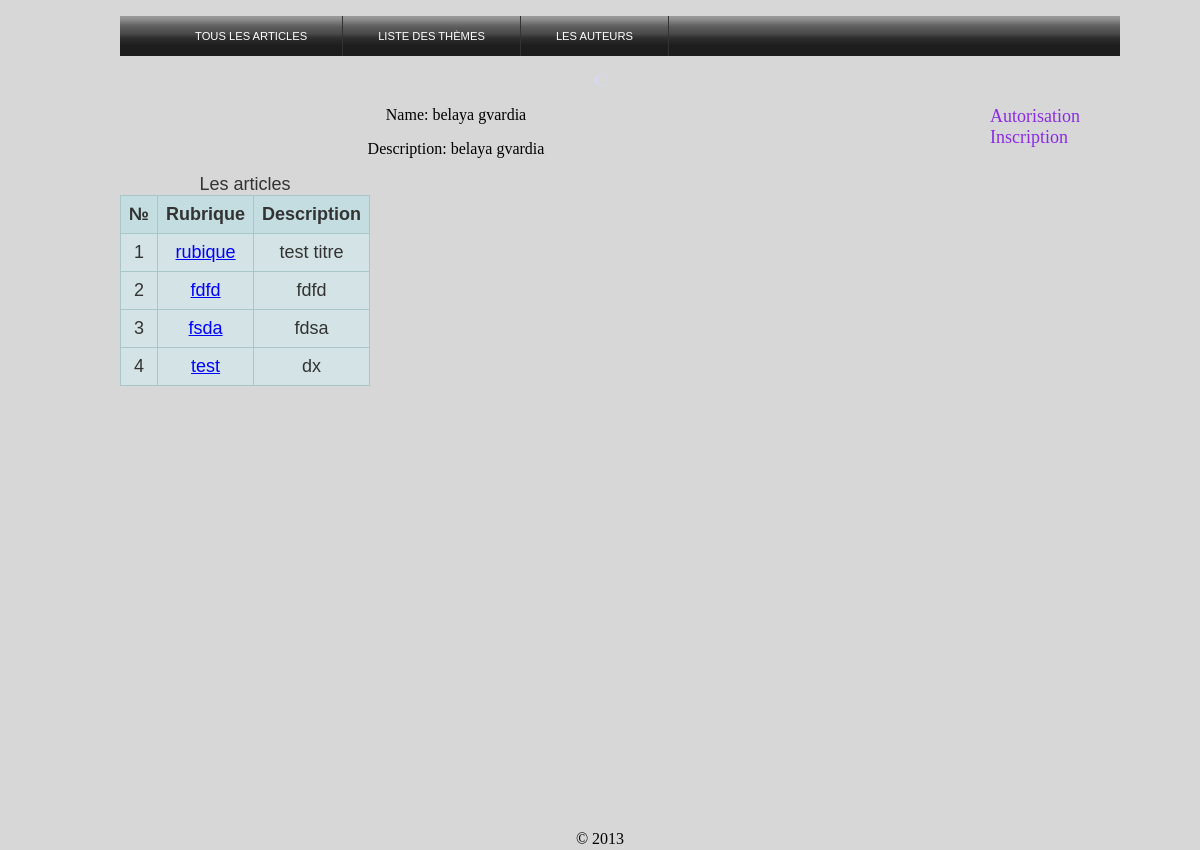
Screenshot of /index.php?page=theme&action=filter&id=28 with the database file from the repository.
### tables this page shows
CREATE TABLE IF NOT EXISTS `themes` (
  `id` int(11) NOT NULL AUTO_INCREMENT,
  `name` varchar(255) NOT NULL,
  `description` text NOT NULL,
  PRIMARY KEY (`id`)
);

CREATE TABLE IF NOT EXISTS `articles` (
  `id` int(11) NOT NULL AUTO_INCREMENT,
  `theme_id` int(11) NOT NULL,
  `header` varchar(255) NOT NULL,
  `description` text NOT NULL,
  `content` text NOT NULL,
  `date` datetime NOT NULL,
  `creator` int(11) NOT NULL,
  PRIMARY KEY (`id`)
);

### config/db.php (called while the page is built, shortened)
<?php
	class Db{
		private $connection ;
		function __construct() {
			$this->open_connection() ;
		}
		private function open_connection() {
                        $this->connection = new PDO("mysql:host=localhost;dbname=elledirael", 'root', '');
                        $this->connection->query("set character set utf8");
		}
		public function sql($query) {
                        $result = $this->connection->query($query);
			return $result ;
		}
	}
?>

### index.php (called while the page is built, shortened)
<?php
    require 'views/menu.php';
    require 'views/body.php';
    require 'views/footer.php';
?>

### models/mthemes.php (called while the page is built, shortened)
<?php
class ThemesModel extends Db {
    function fetchAssoc($sql) {
        $result = $this->sql($sql);
        $return_result = array();
        foreach($result as $res){
            $return_result[] = $res;
        }
        return $return_result;
    }
    function fetchSolo($sql) {
        $result = $this->sql($sql);
        $return_result = array();
        foreach($result as $res){
            $return_result = $res;
        }
        return $return_result;
    }
    function getArticlesForTheme($id) {
        $sql = "SELECT ar.header, ar.description, ar.id, ar.content, usr.login, th.name, "
                . " ar.date FROM articles AS ar "
                . "LEFT JOIN users AS usr ON ar.creator = usr.id "
                . "LEFT JOIN themes AS th ON ar.theme_id = th.id"
                . " WHERE th.id=$id";
        return $this->fetchAssoc($sql);
    }
    function getThemeById($id) {
        $sql = "SELECT id, name, description
            FROM themes
            WHERE id = ".$id;
        return $this->fetchSolo($sql);
    }
}
?>

### views/themes/solo_theme.php (the view, shortened to what this page needs)
<?php
    if ($theme) {
     ?>
    <section>
        <p>Name: <?php echo $theme['name']; ?></p>
        <p>Description:  <?php echo $theme['description']; ?></p>
    </section>
    <?php if($articles) {?>
    <table>
        <caption>Les articles</caption>
        <thead>
        <th>№</th>
            <th>Rubrique</th>
            <th>Description</th>
        </thead>
        <tbody>
     <?php
     $n = 1;
     foreach ($articles as $article) { ?>
    <tr>
        <td><?php echo $n++;?></td>
        <td><a href="?page=theme&action=readsolo&id=<?php
            echo $article['id'];
        ?>"><?php echo $article['header'];?></a></td>
        <td><?php echo $article['description']; ?></td>
        <tr>
            <?php } ?>
        </tbody>
    </table>
<?php
    } else {
        echo "Il n'y a pas d'articles";
    }
}
?>

### css/mainpage.css (style rules this page uses)
table { font-family: verdana,arial,sans-serif; font-size:18px; color:#333333; border-width: 1px; border-color: #999999; border-collapse: collapse; }
table th { background-color:#c3dde0; border-width: 1px; padding: 8px; border-style: solid; border-color: #a9c6c9; }
table tr { background-color:#d4e3e5; }
table td { border-width: 1px; padding: 8px; border-style: solid; border-color: #a9c6c9; }
a, a:visited { color: #0000FF; }

### css/main.css (style rules this page uses)
html,body { margin:0; padding:0; text-align:center; height:100%; background-color: #D7D7D7; }

### rows the page displays
themes: name "belaya gvardia", description "belaya gvardia"
articles: header "rubique", description "test titre"
articles: header "fdfd", description "fdfd"
articles: header "fsda", description "fdsa"
articles: header "test", description "dx"
